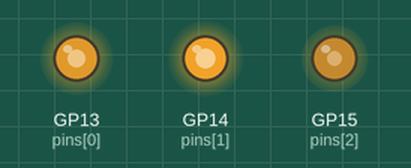
This program was run on a simulated Raspberry Pi Pico running MicroPython. Shown: output pins drawn as LEDs (lit = HIGH). Random numbers come from a fixed seed.

Above: at 0.1 s.
At 5.1 s:
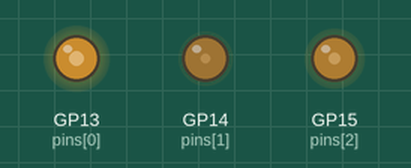
At 9.9 s:
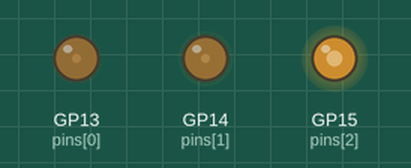
At 19.91 s:
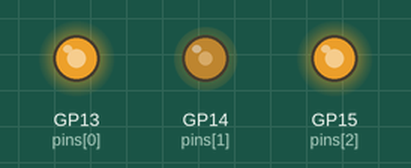
At 29.72 s:
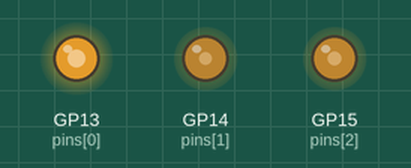
At 39.73 s:
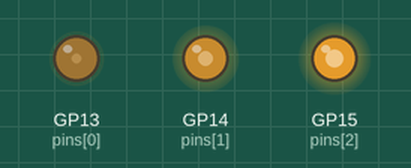
Timing chart, 0 to 40.0 s (numbered marks = the images above):
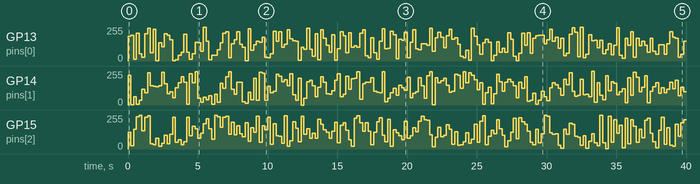

The program:

1.5_colorful_light.py
```python
from machine import Pin, PWM
from random import randint
import time

pins = [13, 14, 15]

pwm0 = PWM(Pin(pins[0]), freq=10000)
pwm1 = PWM(Pin(pins[1]), freq=10000)
pwm2 = PWM(Pin(pins[2]), freq=10000)

def map_value(x, in_min, in_max, out_min, out_max):
    return int((x - in_min) * (out_max - out_min) / (in_max - in_min) + out_min)

def setColor(r, g, b):
    pwm0.duty_u16(65535 - map_value(r, 0, 1023, 0, 65535))
    pwm1.duty_u16(65535 - map_value(g, 0, 1023, 0, 65535))
    pwm2.duty_u16(65535 - map_value(b, 0, 1023, 0, 65535))

try:
    while True:
        red = randint(0, 1023)
        green = randint(0, 1023)
        blue = randint(0, 1023)
        setColor(red, green, blue)
        time.sleep_ms(200)

except KeyboardInterrupt:
    pwm0.deinit()
    pwm1.deinit()
    pwm2.deinit()
```

Measured:
- by itself, GP14 (pins[1]): 0/255 → 223/255 at 0.00 s, → 2/255 0.20 s later, → 61/255 0.20 s later, → 6/255 0.20 s later, … (200 changes in this stretch)
- by itself, GP13 (pins[0]): 0/255 → 186/255 at 0.00 s, → 195/255 0.20 s later, → 14/255 0.20 s later, → 207/255 0.20 s later, … (198 changes in this stretch)
